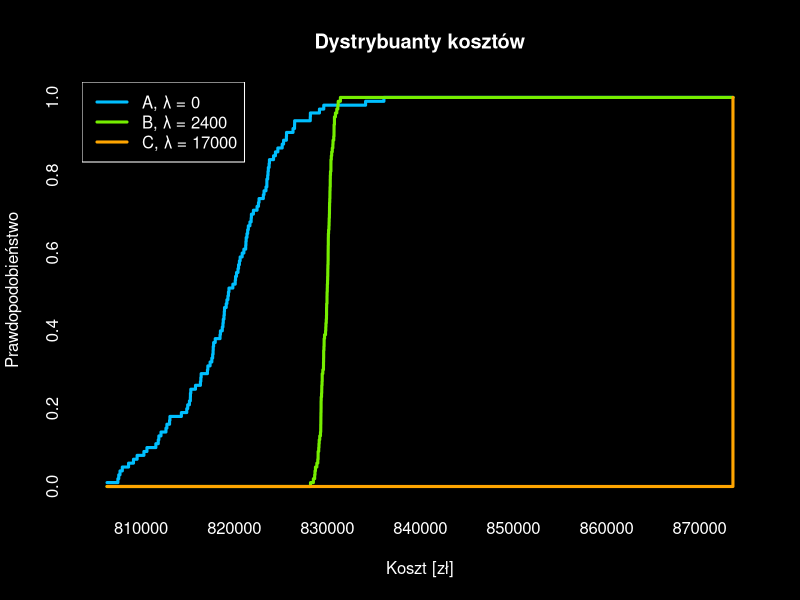

Here is the R script that generated this plot:
costs_0 <- read.csv("../task_2/koszty_dla_0.csv", sep = "\t")$cost
costs_2400 <- read.csv("../task_2/koszty_dla_2400.csv", sep = "\t")$cost
costs_17000 <- read.csv("../task_2/koszty_dla_17000.csv", sep = "\t")$cost

costs_all <- c(costs_0, costs_2400, costs_17000)
xs <- seq(min(costs_all), max(costs_all), by = 1)

filename <- "../Obrazy/Wykres_dystrybuant.png"  
png(filename, width = 200, height = 200, units = "mm", res = 300)

# Ciemne tło
par(bg = "black", col.axis = "white", col.lab = "white", col.main = "white")

# Wykres
plot(xs, ecdf(costs_0)(xs), type = "l", xlab = "Koszt [zł]", ylab = "Prawdopodobieństwo",
     col = "deepskyblue", lwd = 3, main = "Dystrybuanty kosztów")

lines(xs, ecdf(costs_2400)(xs), col = "chartreuse2", lwd = 3)
lines(xs, ecdf(costs_17000)(xs), col = "orange", lwd = 3)

legend("topleft",
       legend = c("A, λ = 0", "B, λ = 2400", "C, λ = 17000"),
       col = c("deepskyblue", "chartreuse2", "orange"),
       lty = 1, lwd = 3, text.col = "white", bg = "black", box.col = "white")

dev.off()